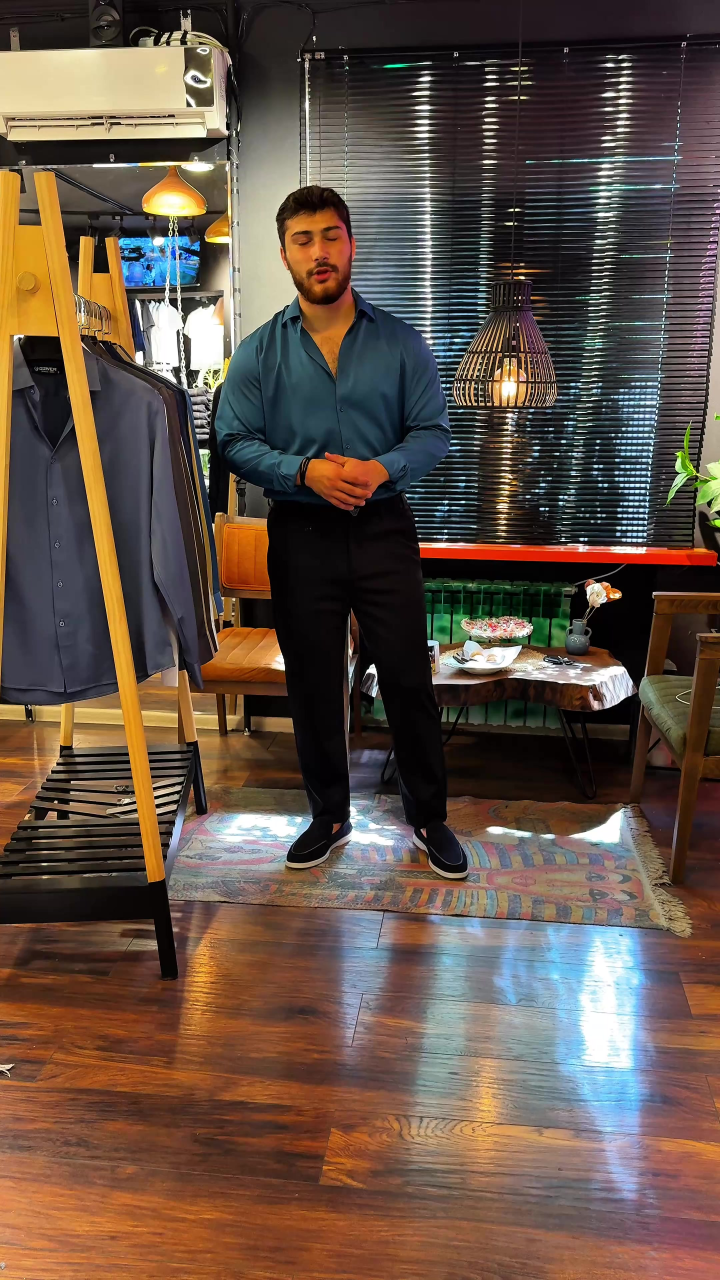
#> input picture 00_Working/silk_t0_4k.jpg, 2160 x 3840 px, found by its file name (shown at 1/3 size)
$ python calibrate_hands_down.py
#> lines starting #> are read from the running program, lines starting #| are printed output that depends on the picture
import os
import subprocess
from PIL import Image, ImageDraw

# Step 1: Extract 0.00s frame at full 4K 2160x3840 from the video
src_video = r'D:\Media\Telegram_Exports\ChatExport_2026-09-26\video_files\copy_3FD097F2-149E-4E5E-B23E-B4FE97836874.mov'
raw_4k_path = r'C:\Users\User\Documents\Moradin Industries\04_Projects\Marko_Digital_Atelier\00_Working\silk_t0_4k.jpg'

if not os.path.exists(raw_4k_path):
    cmd = [
        'ffmpeg', '-y',
        '-ss', '0.00',
        '-i', src_video,
        '-vframes', '1',
        '-update', '1',
        '-q:v', '1',
        raw_4k_path
    ]
    subprocess.run(cmd, check=True)

# Step 2: Load 4K image (2160 x 3840)
raw_img = Image.open(raw_4k_path)
#> raw_img is the input picture: PIL image 2160x3840 RGB; mean R, G, B 99.8, 81.9, 69.9
w, h = raw_img.size
#> w = 2160; h = 3840
print(f"Raw frame size: {w} x {h}")
#| Raw frame size: 2160 x 3840

# In the raw 4K frame, the model is standing slightly back.
# Let's crop slightly into the frame so the model fills the 9:16 frame proportionally,
# preserving the full height from hair to shoes and keeping the wooden garment rack visible!
# Let's examine coordinates of the model and rack in the raw frame:
# Hair top: ~ y = 0.13 * h = 500 px
# Feet soles: ~ y = 0.68 * h = 2600 px
# Model height in raw frame = 2100 px out of 3840 px (~55% of frame height)
# If we crop the top from y = 300 to y = 3180 (height = 2880) and x from 0 to 1620 (9:16 ratio):
# 1620 / 2880 = 9 / 16!
# That brings the model closer, head at ~7% from top, shoes at ~80% from top,
# with the garment rack occupying the left side!

crop_top = 260
crop_h = 2880
crop_w = int(crop_h * 9 / 16)  # 1620
# Let's align x so the rack and model are nicely composed
# Model center is around x = 1100 in 2160 width
# If crop_w is 1620, x_start = 100 to 1720 keeps the rack (starts at ~80) and model (center ~1100)
crop_left = 120
crop_box = (crop_left, crop_top, crop_left + crop_w, crop_top + crop_h)

cropped_img = raw_img.crop(crop_box)
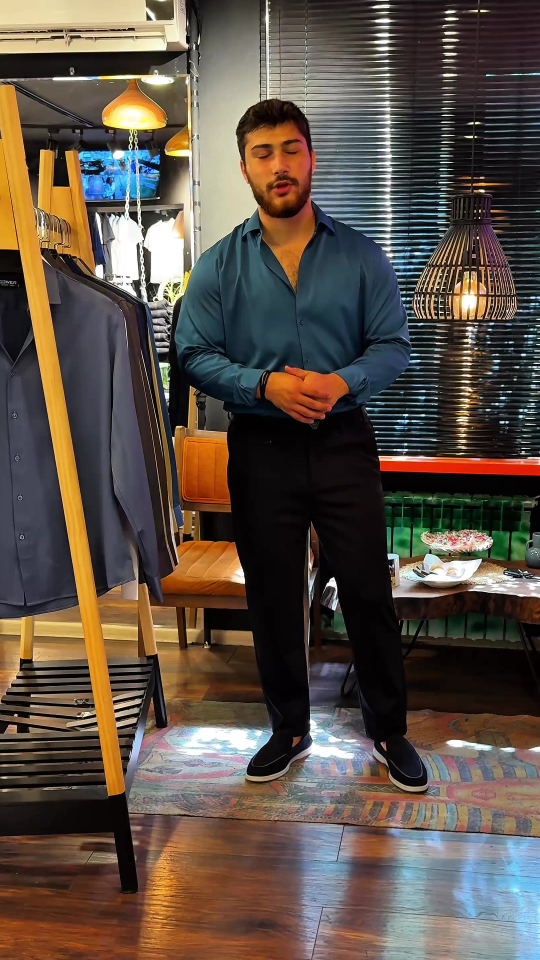
#> cropped_img: PIL image 1620x2880 RGB (shown at 1/3 size); mean R, G, B 92.5, 80.7, 70
target_master = cropped_img.resize((1080, 1920), Image.Resampling.LANCZOS)

out_master_path = r'C:\Users\User\Documents\Moradin Industries\04_Projects\Marko_Digital_Atelier\web\assets\model_baku_master.jpg'
target_master.save(out_master_path, quality=95)
print(f"Saved master model to {out_master_path}")

# Now let's analyze landmarks on the 1080x1920 target master
# We will draw a preview calibration overlay on top of target_master to inspect landmarks!
im_test = target_master.copy()
draw = ImageDraw.Draw(im_test)

# [14 lines of commented-out code are left out]

landmarks = {
    'head': {'x': 0.585, 'y': 0.100},
    'shoulderL': {'x': 0.440, 'y': 0.235},
    'shoulderR': {'x': 0.730, 'y': 0.235},
    'chest': {'x': 0.585, 'y': 0.300},
    'waistL': {'x': 0.490, 'y': 0.415},
    'waistR': {'x': 0.675, 'y': 0.415},
    'pelvis': {'x': 0.585, 'y': 0.465},
    'kneeL': {'x': 0.520, 'y': 0.660},
    'kneeR': {'x': 0.685, 'y': 0.665},
    'ankleL': {'x': 0.480, 'y': 0.825},
    'ankleR': {'x': 0.715, 'y': 0.835}
}

scale_ref = {
    'x1': 0.015, 'y1': 0.115, 'x2': 0.365, 'y2': 0.865
}

# Draw skeleton & joints
W, H = 1080, 1920
connections = [
    ('head', 'chest'),
    ('shoulderL', 'shoulderR'),
    ('shoulderL', 'waistL'),
    ('shoulderR', 'waistR'),
    ('chest', 'pelvis'),
    ('waistL', 'pelvis'),
    ('waistR', 'pelvis'),
    ('pelvis', 'kneeL'),
    ('pelvis', 'kneeR'),
    ('kneeL', 'ankleL'),
    ('kneeR', 'ankleR')
]

# Draw reference box
rx1, ry1 = int(scale_ref['x1'] * W), int(scale_ref['y1'] * H)
rx2, ry2 = int(scale_ref['x2'] * W), int(scale_ref['y2'] * H)
draw.rectangle([rx1, ry1, rx2, ry2], outline=(255, 179, 0), width=4)
draw.text((rx1 + 10, ry1 + 10), "KNOWN REFERENCE: Wooden Garment Rack (165 cm)", fill=(255, 179, 0))

# Draw skeleton lines
for p1_name, p2_name in connections:
    p1 = (int(landmarks[p1_name]['x'] * W), int(landmarks[p1_name]['y'] * H))
    p2 = (int(landmarks[p2_name]['x'] * W), int(landmarks[p2_name]['y'] * H))
    draw.line([p1, p2], fill=(212, 175, 55), width=4)

# Draw joints
for name, pt in landmarks.items():
    px, py = int(pt['x'] * W), int(pt['y'] * H)
    draw.ellipse([px - 8, py - 8, px + 8, py + 8], fill=(212, 175, 55), outline=(255, 255, 255), width=2)
    draw.text((px + 12, py - 6), name, fill=(255, 255, 255))

preview_path = r'C:\Users\User\Documents\Moradin Industries\04_Projects\Marko_Digital_Atelier\00_Working\preview_calibrated_hands_down.jpg'
im_test.save(preview_path, quality=90)
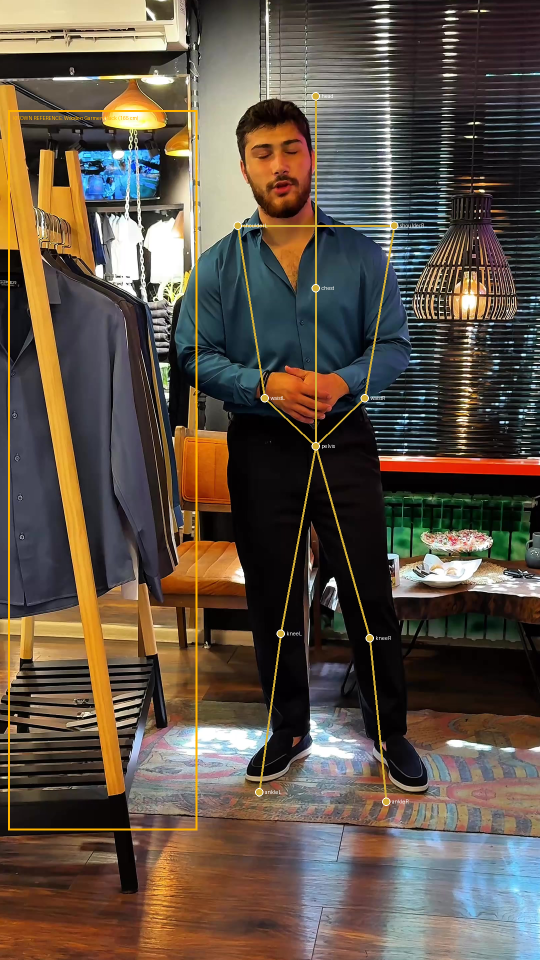
#> saved as preview_calibrated_hands_down.jpg: PIL image 1080x1920 RGB (shown at 1/2 size); mean R, G, B 94.7, 82.4, 69.7
print(f"Saved calibration preview to {preview_path}")

$ run again, with 00_Working/all_4_calibrated_montage.jpg copied over 00_Working/silk_t0_4k.jpg
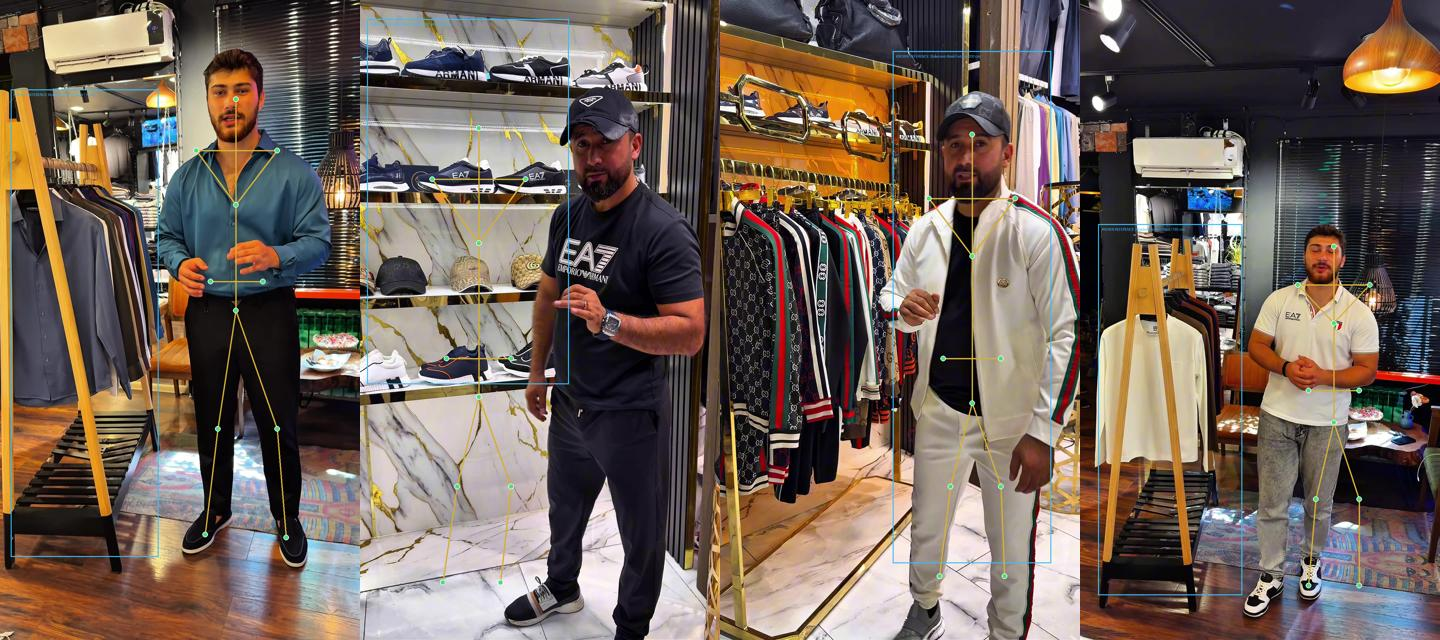
#> input picture 00_Working/all_4_calibrated_montage.jpg, 1440 x 640 px, found by its file name
#> raw_img is the input picture: PIL image 1440x640 RGB; mean R, G, B 112.9, 98.3, 88.7
#| Raw frame size: 1440 x 640
#> `cropped_img = raw_img.crop(crop_box)`:
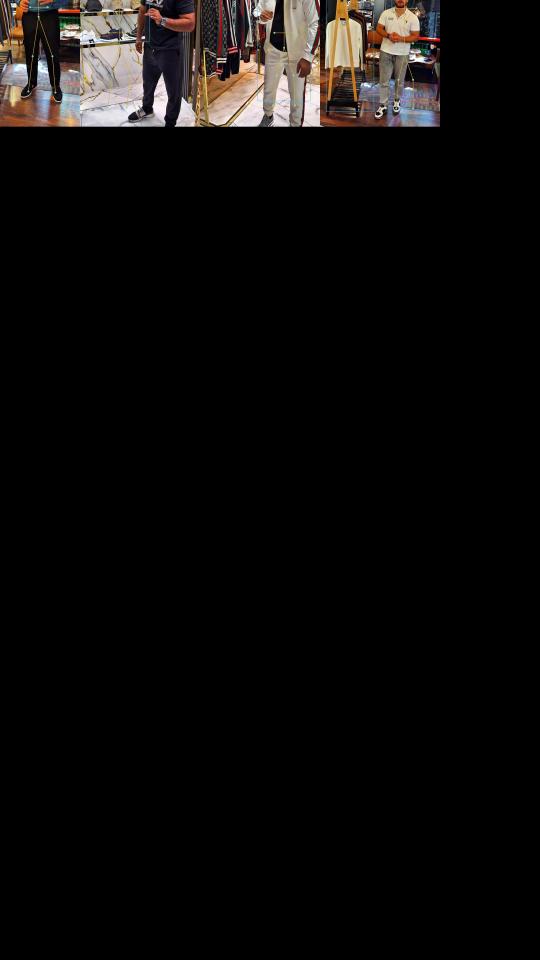
#> cropped_img: PIL image 1620x2880 RGB (shown at 1/3 size); mean R, G, B 13.1, 11.4, 10.5
#> `im_test.save(preview_path, quality=90)`:
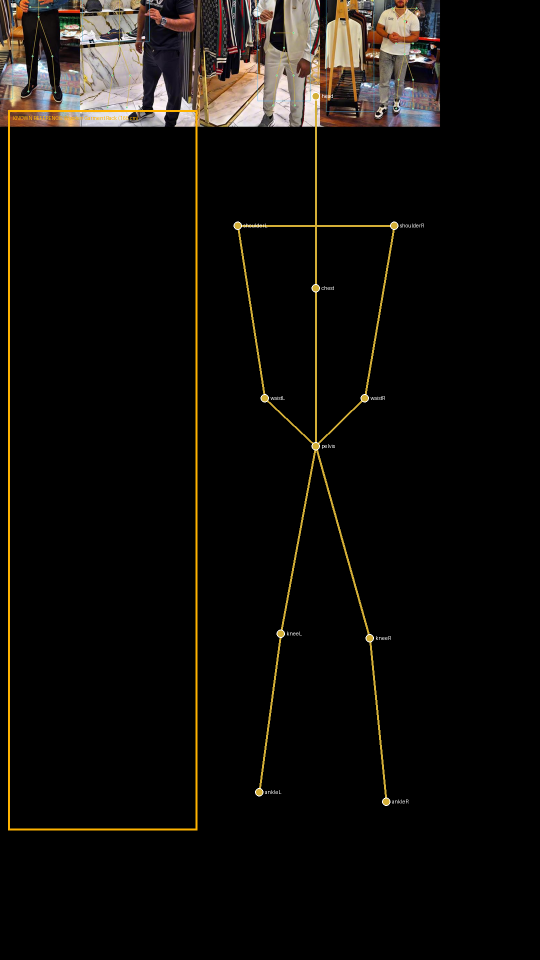
#> saved as preview_calibrated_hands_down.jpg: PIL image 1080x1920 RGB (shown at 1/2 size); mean R, G, B 16.4, 13.9, 10.9

$ run again, with 00_Working/cand_14_01_montage.jpg copied over 00_Working/silk_t0_4k.jpg
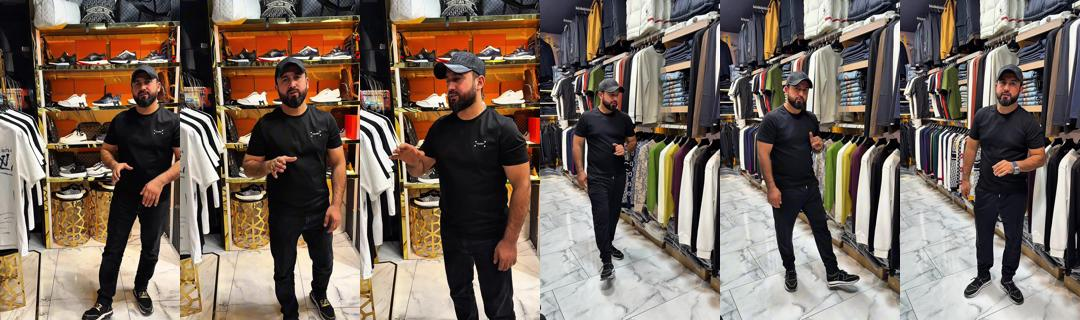
#> input picture 00_Working/cand_14_01_montage.jpg, 1080 x 320 px, found by its file name
#> raw_img is the input picture: PIL image 1080x320 RGB; mean R, G, B 118.8, 104.6, 94
#| Raw frame size: 1080 x 320
#> `cropped_img = raw_img.crop(crop_box)`:
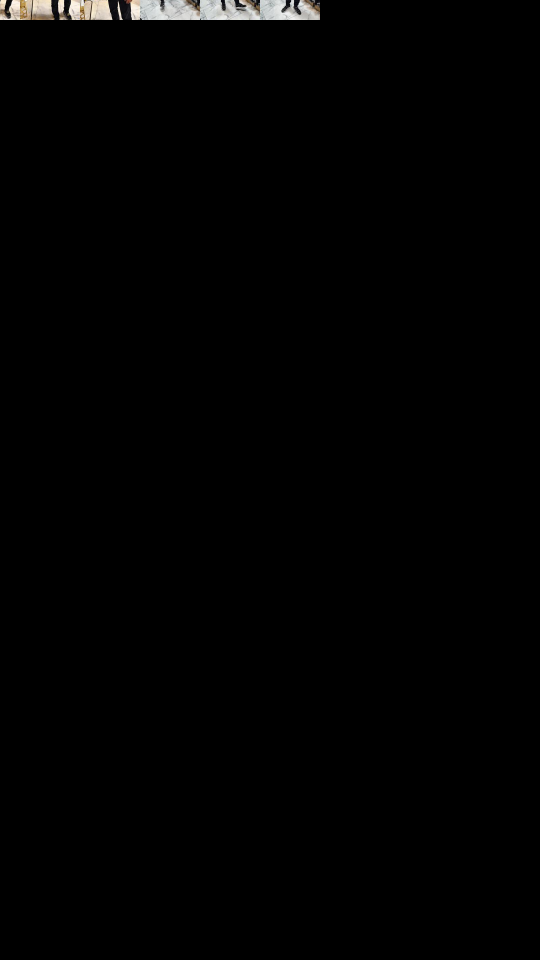
#> cropped_img: PIL image 1620x2880 RGB (shown at 1/3 size); mean R, G, B 2.1, 2, 1.9
#> `im_test.save(preview_path, quality=90)`:
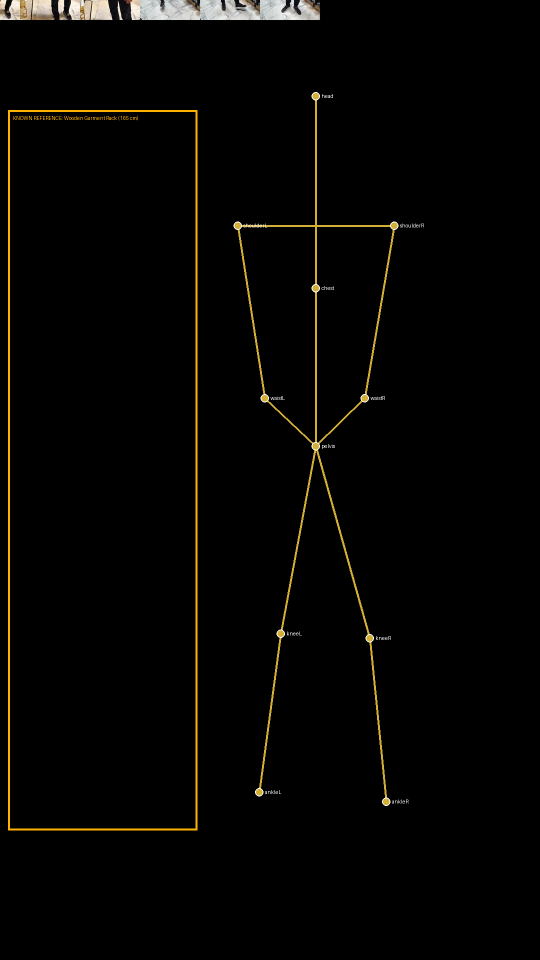
#> saved as preview_calibrated_hands_down.jpg: PIL image 1080x1920 RGB (shown at 1/2 size); mean R, G, B 5.6, 4.8, 2.5

$ run again, with 00_Working/candidate_selection_montage.jpg copied over 00_Working/silk_t0_4k.jpg
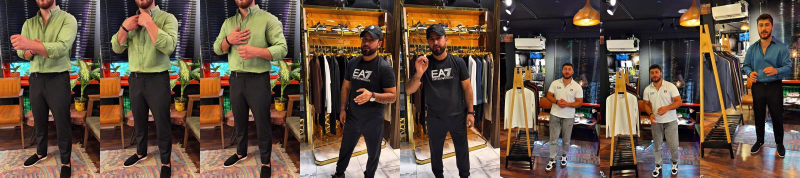
#> input picture 00_Working/candidate_selection_montage.jpg, 1600 x 355 px, found by its file name (shown at 1/2 size)
#> raw_img is the input picture: PIL image 1600x355 RGB; mean R, G, B 100, 81.3, 66.3
#| Raw frame size: 1600 x 355
#> `cropped_img = raw_img.crop(crop_box)`:
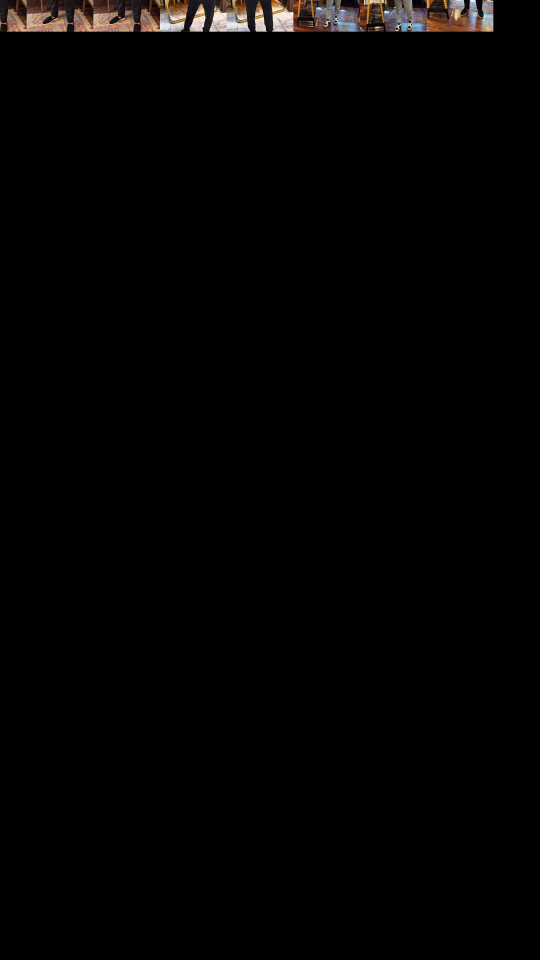
#> cropped_img: PIL image 1620x2880 RGB (shown at 1/3 size); mean R, G, B 3.4, 2.8, 2.5
#> `im_test.save(preview_path, quality=90)`:
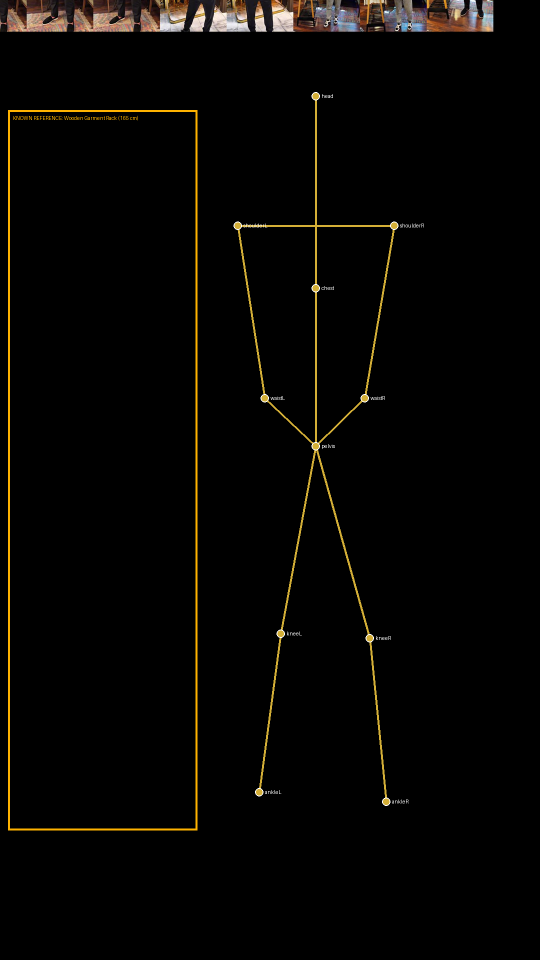
#> saved as preview_calibrated_hands_down.jpg: PIL image 1080x1920 RGB (shown at 1/2 size); mean R, G, B 6.9, 5.5, 3.1
